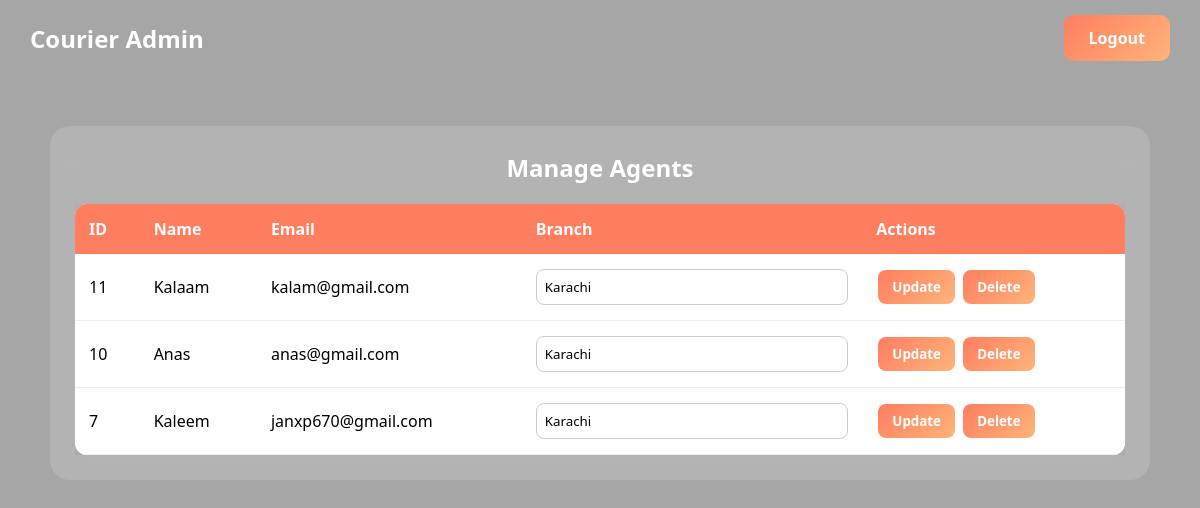
/admin/manage_agents.php (signed in), run on the app's committed database.
### tables this page shows
CREATE TABLE `agents` (
  `agent_id` int(11) NOT NULL,
  `user_id` int(11) NOT NULL,
  `branch` varchar(100) NOT NULL,
  `approved` tinyint(1) DEFAULT 0
);

CREATE TABLE `users` (
  `user_id` int(11) NOT NULL,
  `name` varchar(100) NOT NULL,
  `email` varchar(100) NOT NULL,
  `password` varchar(255) NOT NULL,
  `role` enum('admin','agent','user') NOT NULL,
  `branch` varchar(100) DEFAULT NULL,
  `created_at` timestamp NOT NULL DEFAULT current_timestamp()
);

### admin/manage_agents.php (the view, shortened to what this page needs)
<?php
include('../includes/db.php');
$result = $conn->query("
    SELECT a.agent_id, a.branch, u.name, u.email
    FROM agents a
    LEFT JOIN users u ON a.user_id = u.user_id
    ORDER BY a.agent_id DESC
");
$agents = [];
if ($result) {
    while ($row = $result->fetch_assoc()) {
        $agents[] = $row;
    }
}
?>
<!DOCTYPE html>
<html lang="en">
<head>
</head>
<body>
<div class="navbar">
<div class="logo">Courier Admin</div>
<a href="../logout.php" class="logout">Logout</a>
</div>
<div class="container">
<h2 style="text-align:center;margin-bottom:20px;">Manage Agents</h2>
<div class="table-wrapper">
<table>
<thead>
<tr>
<th>ID</th>
<th>Name</th>
<th>Email</th>
<th>Branch</th>
<th>Actions</th>
</tr>
</thead>
<tbody>
<?php if(count($agents)>0): ?>
<?php foreach($agents as $agent): ?>
<tr>
<td data-label="ID"><?= $agent['agent_id'] ?></td>
<td data-label="Name"><?= htmlspecialchars($agent['name']) ?></td>
<td data-label="Email"><?= htmlspecialchars($agent['email']) ?></td>
<td data-label="Branch">
<input type="text"
value="<?= htmlspecialchars($agent['branch']) ?>"
id="branch-<?= $agent['agent_id'] ?>">
</td>
<td data-label="Actions">
<button onclick="updateAgent(<?= $agent['agent_id'] ?>)">Update</button>
<button onclick="deleteAgent(<?= $agent['agent_id'] ?>)">Delete</button>
</td>
</tr>
<?php endforeach; ?>
<?php else: ?>
<tr><td colspan="5">No agents found.</td></tr>
<?php endif; ?>
</tbody>
</table>
</div>
</div>
</body>
</html>

### admin/manage_agents.php (style rules this page uses)
* { margin:0;padding:0;box-sizing:border-box;font-family:'Segoe UI',sans-serif; }
html { scrollbar-width:none; }
body { background:url('../assets/admin-manage-agents.jpg') center/cover no-repeat fixed; position:relative; padding-bottom:120px; }
body::after { content:''; position:fixed; top:0;left:0;width:100%;height:100%; background:rgba(0,0,0,0.35); z-index:-1; }
.navbar { display:flex; justify-content:space-between; align-items:center; padding:15px 30px; }
.logo { color:#fff;font-size:1.5rem;font-weight:bold; }
.logout { text-decoration:none; padding:12px 25px; border-radius:10px; font-weight:bold; color:white; background:linear-gradient(135deg,#ff7e5f,#feb47b); }
.container { width:95%; max-width:1100px; margin:50px auto; background:rgba(255,255,255,0.15); backdrop-filter:blur(15px); border-radius:20px; padding:25px; color:#fff; }
.table-wrapper { overflow-x:auto; }
table { width:100%; border-collapse:collapse; background:#ffffff; color:#000; border-radius:12px; overflow:hidden; box-shadow:0 5px 20px rgba(0,0,0,0.15); }
th,td { padding:14px;text-align:left; }
th { background:#ff7e5f;color:#fff; }
td { background:#ffffff; border-bottom:1px solid #eee; }
input[type=text] { width:100%; padding:8px; border-radius:8px; border:1px solid #ccc; }
button { padding:8px 14px; border:none; border-radius:8px; cursor:pointer; margin:2px; background:linear-gradient(135deg,#ff7e5f,#feb47b); color:#fff; font-weight:bold; }

### data on the page
agents: agent_id "11", user.name "Kalaam", user.email "kalam@gmail.com", branch "Karachi"
agents: agent_id "10", user.name "Anas", user.email "anas@gmail.com", branch "Karachi"
agents: agent_id "7", user.name "Kaleem", user.email "janxp670@gmail.com", branch "Karachi"
